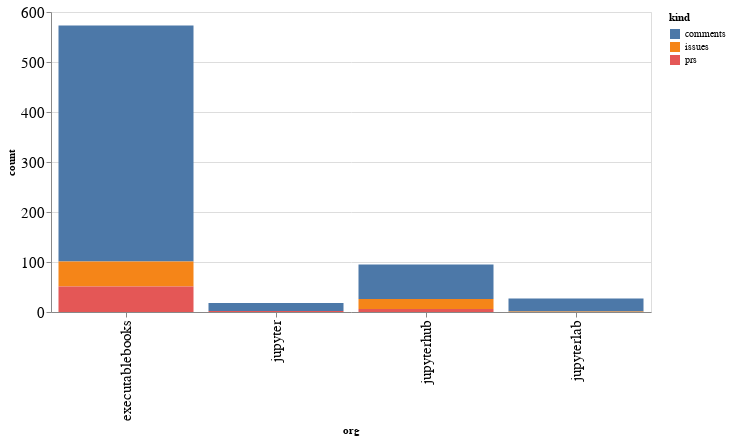

Notebook code for this chart:
### Code cell
alt.Chart(org_summaries, width=600).mark_bar().encode(
    x='org',
    y='count',
    color='kind',
    tooltip="org"
)

### Figure 1 — Vega-Lite specification as saved in the notebook (floating-point values rounded to 4 significant figures)
{"config": {"axisLeft": {"labelFontSize": 15}, "axisBottom": {"labelFontSize": 15}}, "data": {"name": "data-46d2dbaa92a94e1813ed957a482ff9b1"}, "mark": "bar", "encoding": {"color": {"type": "nominal", "field": "kind"}, "tooltip": {"type": "nominal", "field": "org"}, "x": {"type": "nominal", "field": "org"}, "y": {"type": "quantitative", "field": "count"}}, "width": 600, "$schema": "https://vega.github.io/schema/vega-lite/v4.8.1.json", "datasets": {"data-46d2dbaa92a94e1813ed957a482ff9b1": [{"org": "executablebooks", "kind": "comments", "count": 472}, {"org": "executablebooks", "kind": "issues", "count": 50}, {"org": "executablebooks", "kind": "prs", "count": 51}, {"org": "jupyter", "kind": "comments", "count": 16}, {"org": "jupyter", "kind": "prs", "count": 2}, {"org": "jupyterhub", "kind": "comments", "count": 69}, {"org": "jupyterhub", "kind": "issues", "count": 20}, {"org": "jupyterhub", "kind": "prs", "count": 6}, {"org": "jupyterlab", "kind": "comments", "count": 26}, {"org": "jupyterlab", "kind": "issues", "count": 1}]}}
